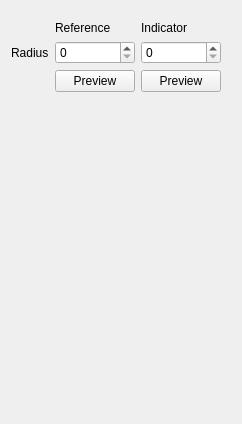
               <widget class="QWidget" name="binomialFilterPageScene">
                <layout class="QGridLayout" name="gridLayout_23">
                 <item row="0" column="0">
                  <layout class="QGridLayout" name="gridLayout_21">
                   <property name="topMargin">
                    <number>10</number>
                   </property>
                   <property name="rightMargin">
                    <number>10</number>
                   </property>
                   <item row="0" column="1">
                    <widget class="QLabel" name="label_31">
                     <property name="text">
                      <string>Reference</string>
                     </property>
                    </widget>
                   </item>
                   <item row="0" column="2">
                    <widget class="QLabel" name="label_30">
                     <property name="text">
                      <string>Indicator</string>
                     </property>
                    </widget>
                   </item>
                   <item row="1" column="0">
                    <widget class="QLabel" name="label_29">
                     <property name="text">
                      <string>Radius</string>
                     </property>
                    </widget>
                   </item>
                   <item row="1" column="1">
                    <widget class="QSpinBox" name="binomialOrderSceneRefSpinBox"/>
                   </item>
                   <item row="1" column="2">
                    <widget class="QSpinBox" name="binomialOrderSceneIndSpinBox"/>
                   </item>
                   <item row="2" column="1">
                    <widget class="QPushButton" name="previewBinomialSceneRefBtn">
                     <property name="text">
                      <string>Preview</string>
                     </property>
                    </widget>
                   </item>
                   <item row="2" column="2">
                    <widget class="QPushButton" name="previewBinomialSceneIndBtn">
                     <property name="text">
                      <string>Preview</string>
                     </property>
                    </widget>
                   </item>
                  </layout>
                 </item>
                 <item row="1" column="0">
                  <spacer name="verticalSpacer_4">
                   <property name="orientation">
                    <enum>Qt::Vertical</enum>
                   </property>
                   <property name="sizeHint" stdset="0">
                    <size>
                     <width>20</width>
                     <height>321</height>
                    </size>
                   </property>
                  </spacer>
                 </item>
                </layout>
               </widget>
